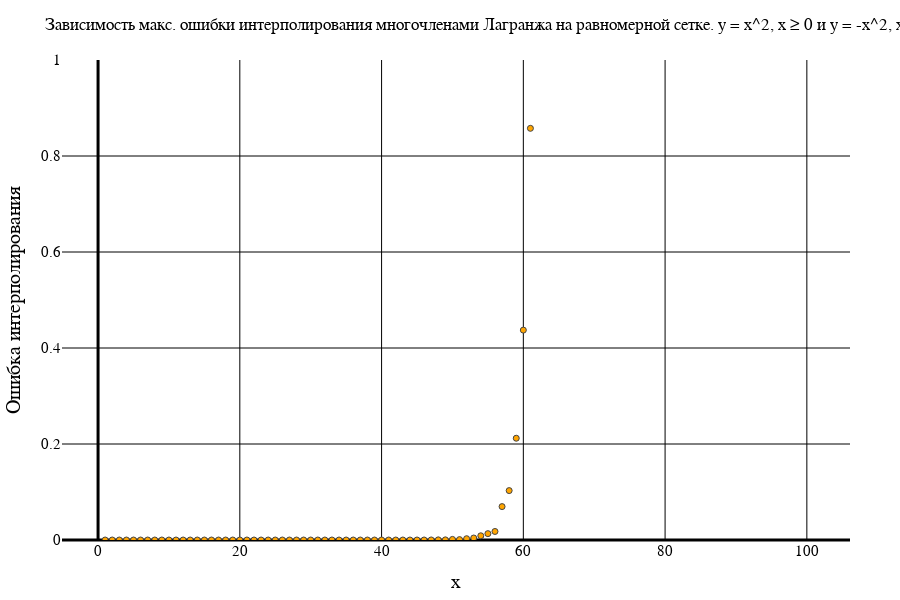

Notebook source saved alongside this figure:
### Code cell
makeErrorPlot(numOfFunc, methodTypeList[1], gridTypeList[1], titleList, interval, funcColor, [0, 1])

### Figure 1 — Plotly figure (JSON) as saved in the notebook; plotly's stock layout.template omitted (floating-point values rounded to 4 significant figures)
{"data": [{"marker": {"color": "orange", "line": {"width": 1}, "showline": true}, "mode": "markers", "type": "scatter", "x": [1, 2, 3, 4, 5, 6, 7, 8, 9, 10, 11, 12, 13, 14, 15, 16, 17, 18, 19, 20, 21, 22, 23, 24, 25, 26, 27, 28, 29, 30, 31, 32, 33, 34, 35, 36, 37, 38, 39, 40, 41, 42, 43, 44, 45, 46, 47, 48, 49, 50, 51, 52, 53, 54, 55, 56, 57, 58, 59, 60, 61, 62, 63, 64, 65, 66, 67, 68, 69, 70, 71, 72, 73, 74, 75, 76, 77, 78, 79, 80, 81, 82, 83, 84, 85, 86, 87, 88, 89, 90, 91, 92, 93, 94, 95, 96, 97, 98, 99, 100], "y": [0, 2.22e-16, 4.441e-16, 4.441e-16, 5.551e-16, 6.661e-16, 1.11e-15, 1.776e-15, 2.665e-15, 4.441e-15, 8.105e-15, 1.332e-14, 3.408e-14, 5.529e-14, 5.507e-14, 9.37e-14, 3.473e-13, 8.511e-13, 7.188e-13, 1.724e-12, 3.506e-12, 6.11e-12, 1.875e-11, 1.763e-11, 1.756e-11, 9.539e-11, 2.07e-10, 4.007e-10, 5.914e-10, 8.408e-10, 3.478e-09, 2.601e-09, 1.2e-08, 1.468e-08, 2.142e-08, 5.432e-08, 5.707e-08, 2.642e-07, 6.18e-07, 8.461e-07, 1.431e-06, 3.61e-06, 8.061e-06, 2.812e-06, 2.056e-05, 1.08e-05, 0.0001268, 0.0002629, 0.0002839, 0.001255, 0.0008019, 0.002718, 0.004146, 0.008774, 0.01324, 0.01777, 0.06958, 0.1029, 0.212, 0.4372, 0.8576, 2.081, 6.523, 1.853, 10.31, 40.0, 53.99, 40.56, 168.8, 204.6, 807.7, 1239.0, 3264.0, 4550.0, 15270.0, 16100.0, 29672, 111247, 138708, 72420.0, 484871, 457414, 1758300, 2627480, 8584350, 12267800, 42372800, 85485700, 144560000, 170197000, 521837000, 232583000, 1052370000, 2810210000, 5440140000, 8498330000, 24114200000, 34599400000, 93586200000, 316515000000]}], "layout": {"coloraxis": {"outlinecolor": "black"}, "font": {"color": "black", "family": "Times New Roman"}, "height": 600, "margin": {"b": 50, "l": 50, "r": 50, "t": 60}, "paper_bgcolor": "white", "plot_bgcolor": "white", "title": {"autosize": false, "font": {"color": "black", "family": "Times New Roman", "size": 17}, "paper_bgcolor": "red", "text": "Зависимость макс. ошибки интерполирования многочленами Лагранжа на равномерной сетке. y = x^2, x ≥ 0 и y = -x^2, x < 0, x ∈ [-1.0, 1.0]"}, "width": 900, "xaxis": {"color": "black", "gridcolor": "black", "gridwidth": 1, "tickfont": {"size": 15}, "title": {"font": {"color": "black", "family": "Times New Roman", "size": 20}, "text": "x"}, "zerolinecolor": "black", "zerolinewidth": 3}, "yaxis": {"exponentformat": "power", "gridcolor": "black", "gridwidth": 1, "range": [0, 1], "tickfont": {"size": 15}, "title": {"font": {"color": "black", "family": "Times New Roman", "size": 20}, "text": "Ошибка интерполирования"}, "zerolinecolor": "black", "zerolinewidth": 3}}}
